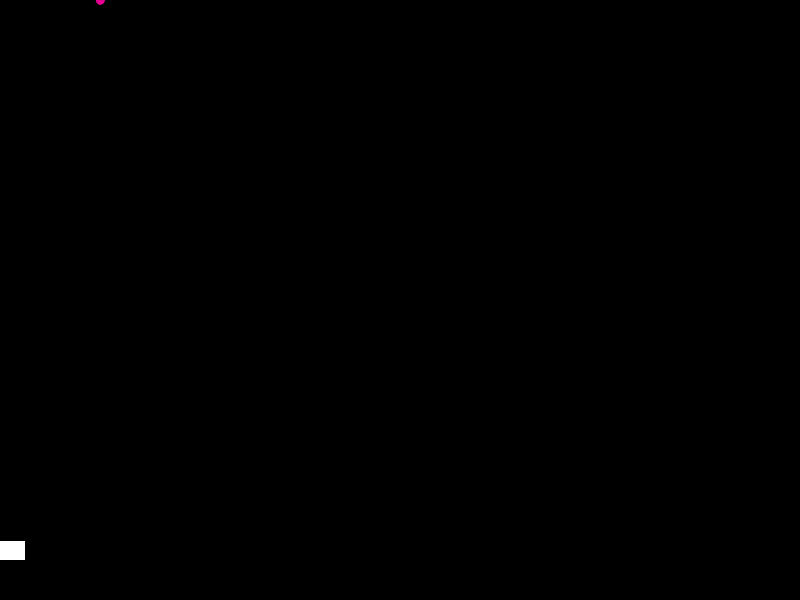
Frame 1 (no input)
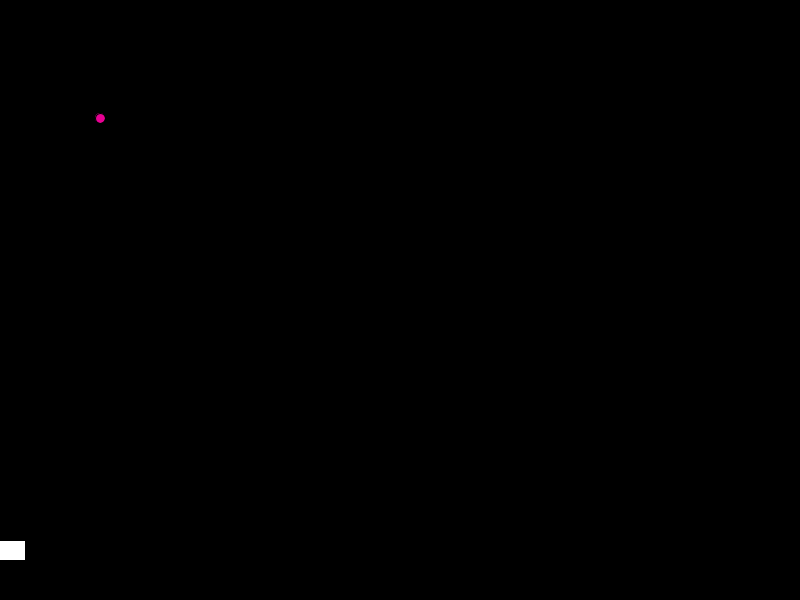
Frame 60 (the mouse pressed at the canvas centre just before this capture)
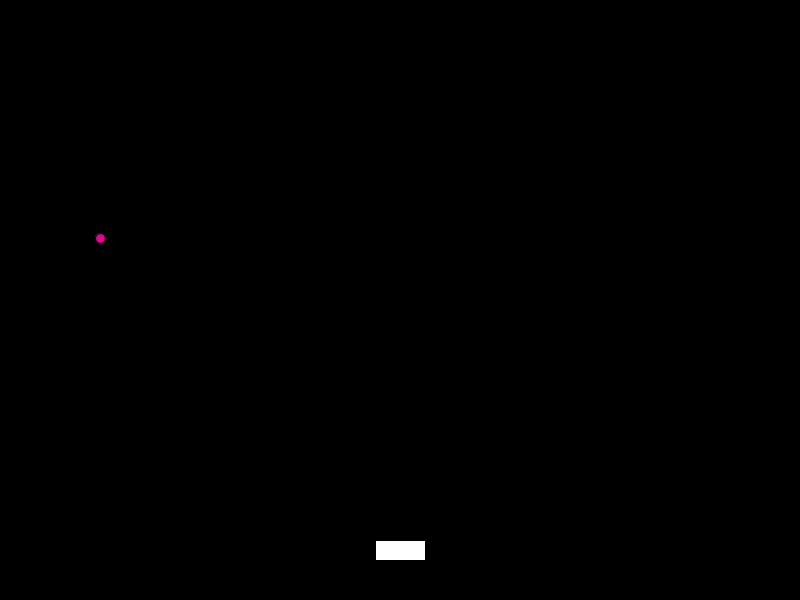
Frame 120 (the mouse held since frame 60 and released just before this capture)

The Processing sketch that drew these frames (run headless with seeded random() and noise(); from frame 60 on, the mouse is pressed at the canvas centre):

// Processing sketch: e05_graSpadajacaKulkaDist
// ── e05_graSpadajacaKulkaDist.pde
float ball_1_x = 100;
float ball_1_y = 0;

void setup(){
  size( 800, 600 );
}

void draw(){
  
  background(0);
  
  if( dist( mouseX, 550, ball_1_x, ball_1_y ) > 10 ){
    
    fill(255);
    rectMode( CENTER ); // rysowanie, "od środka"
    rect( mouseX, 550, 50, 20 );
  
    fill(#E80093);
    ellipse( ball_1_x, ball_1_y, 10, 10 );
    
    ball_1_y = ball_1_y + 2; //zwiekszamy pozycje y kulki w każdej klatce
    
  }else{
    
    fill( #00E2E8 );
    rectMode( CENTER ); // rysowanie, "od środka"
    rect( mouseX, 550, 50, 20 );
    
    ball_1_y = 0;
    
  }
  
  
  
  
  
}
